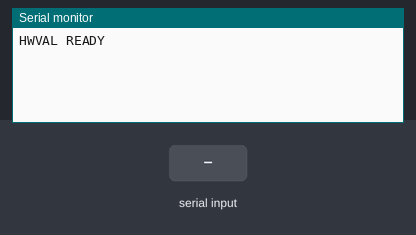
The sketch below on a simulated Arduino Uno, built with avr-gcc and run on an emulated ATmega328P. On the bench: the last lines printed to the serial monitor. The test bench sets the inputs (shaded band).

Above: at 1.2 s.
1.3 s: "PING\n" received over Serial
At 2.3 s:
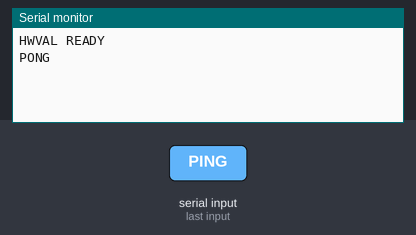
2.8 s: "1\n" received over Serial
At 3.4 s:
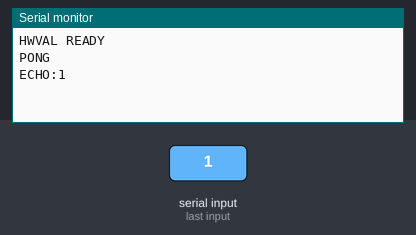

The sketch:

hw-validation.ino
```cpp
// omarchy-hardware validation sketch: announces itself, then echoes each line.
void setup() {
  Serial.begin(115200);
  Serial.println("HWVAL READY");
}

void loop() {
  if (Serial.available()) {
    String line = Serial.readStringUntil('\n');
    line.trim();
    if (line == "PING") {
      Serial.println("PONG");
    } else {
      Serial.print("ECHO:");
      Serial.println(line);
    }
  }
}
```

Measured:
- after the input at 1.3 s, the serial monitor: prints a new line at once (image 1)
- after the input at 2.8 s, the serial monitor: prints a new line at once (image 2)
